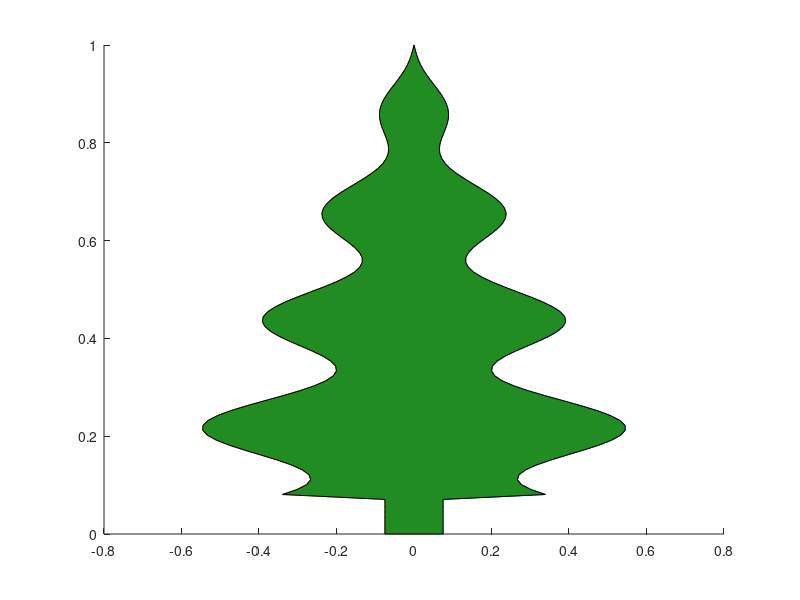

Write MATLAB code to recreate this figure.
%making a xmas tree out of sine waves
%fourrier series are a sum of sine waves to make a shape
%adding the right sine waves you can make any shape
%however how do you find the right sine waves?
%its easier to take a known fourrier series and then modify it
%here we will use a triangle wave fourrier series 
%because the most basic xmas tree is a triangle
%and then we modify this triangle to get branches 
%(aka we constrain waves into a triangle shape)
%and we force it to be constant at the bottom to have a square trunk


1;%put this to tell octave this is a script and not a function declaration file
function w = cone(y)
  %remap pi/2 to 0-1 and flip direction with 1-y
  x=(pi/2)*(1-y);
  %fourrier series of triangle wave
  w=zeros(size(x));
  for n = 1:2:100 %start at 1(first harmonic), steps of 2(so odd harmonics only),last harmonic
    w+=((-1)^((n-1)/2))*sin(n*x)/n^2;
  endfor
  %normalization
  w*=8/pi^2; %1.0 at base->0.0 at apex
endfunction

%------main-----------
N=100;%resolution(the bigger the smoother the rendered shaoe will be)
%make a row vector of n evenly spaced points between(and including) 0 and 1, .' makes row into col
y=linspace(0, 1, N).';%column vector, 0=ground, 1=treetop

w=cone(y);%make a triangle

%to have separete branches
%put waves into the triangle which makes the branches
%. means elemtwise operation
%w.*=1+0.2*cos(9*pi*y);
%w.*=2+0.2*cos(19*pi*y);
%w.*=1+0.2*cos(19*pi*y);
w.*=0.5+0.2*cos(9*pi*y);

%trunk:at bottom make w=0.075 so bottom looks like a square
wt=w;
wt(y<0.08)=0.075;

%-----plot-------------
figure(1);
hold on;
plot(wt, y); %plot half
plot(-wt, y); %plot other half
%fill inner boundary of tree
xfill=[-wt;flipud(wt)];
yfill=[y;flipud(y)];
fill(xfill,yfill,[0.13 0.55 0.13]);
